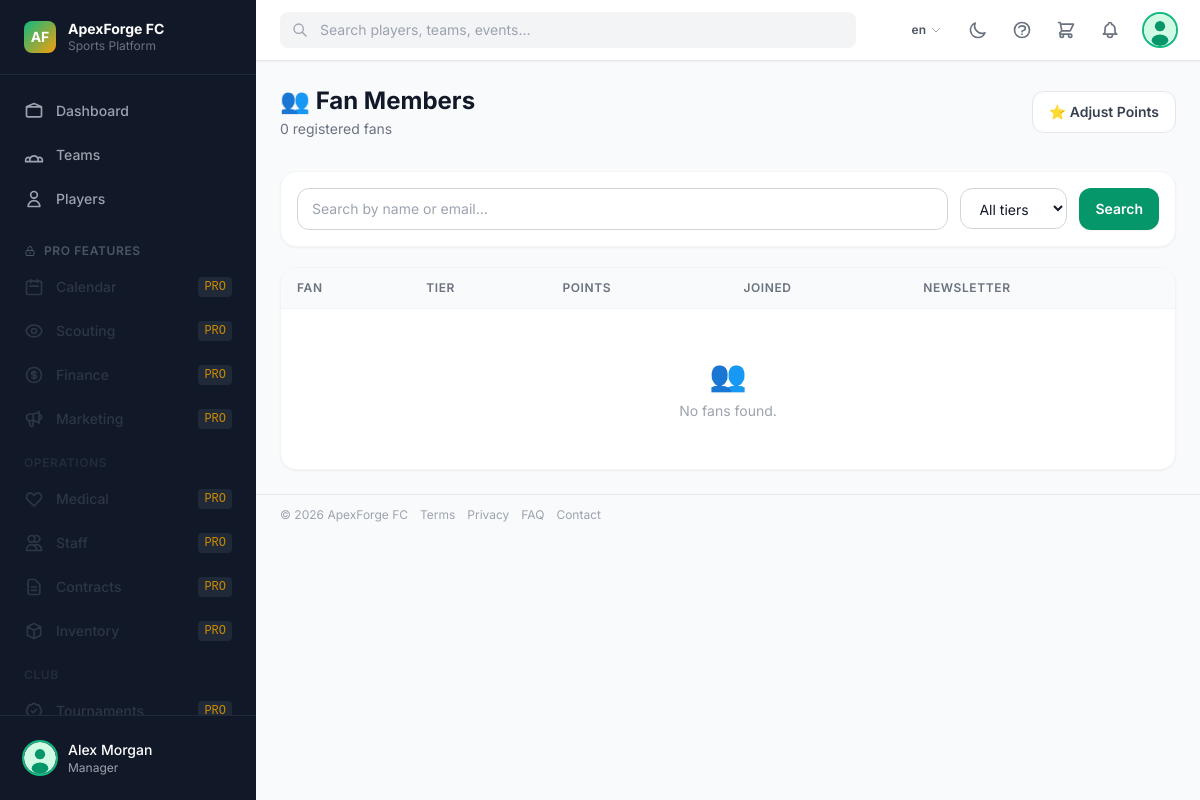
Screenshot of /fans/admin/fans/ (signed in) with the database file from the repository.
### core/models.py (models this page shows, shortened)
class ClubBranding(models.Model):
    name            = models.CharField(_("club name"), max_length=200, default="ApexForge FC")
    tagline         = models.CharField(max_length=300, blank=True)
    logo            = models.ImageField(upload_to="branding/", blank=True, null=True)
    primary_color   = models.CharField(max_length=7, default="#059669")   # emerald-600
    secondary_color = models.CharField(max_length=7, default="#f59e0b")   # amber-500
    founded_year    = models.PositiveSmallIntegerField(null=True, blank=True)
    city            = models.CharField(max_length=100, blank=True)
    country         = models.CharField(max_length=100, blank=True)
    website         = models.URLField(blank=True)
    email           = models.EmailField(blank=True)
    phone           = models.CharField(max_length=30, blank=True)
    twitter         = models.CharField(max_length=100, blank=True)
    instagram       = models.CharField(max_length=100, blank=True)
    facebook        = models.CharField(max_length=100, blank=True)
    youtube         = models.CharField(max_length=100, blank=True)
    tiktok          = models.CharField(max_length=100, blank=True)
    linkedin        = models.CharField(max_length=100, blank=True)
    discord         = models.CharField(max_length=100, blank=True)
    twitch          = models.CharField(max_length=100, blank=True)
    description     = models.TextField(blank=True)
    updated_at      = models.DateTimeField(auto_now=True)
    class Meta:
        verbose_name = _("club branding")
    @classmethod
    def get_solo(cls):
        obj, _ = cls.objects.get_or_create(pk=1)
        return obj

### accounts/models.py (models this page shows, shortened)
class User(AbstractBaseUser, PermissionsMixin):
    class Role(models.TextChoices):
        SUPER_ADMIN   = "super_admin",   _("Super Admin")
        CLUB_OWNER    = "club_owner",    _("Club Owner / Entrepreneur")
        MANAGER       = "manager",       _("Manager")
        COACH         = "coach",         _("Coach")
        ATHLETE       = "athlete",       _("Athlete / Player")
        SCOUT         = "scout",         _("Scout")
        FAN_INVESTOR  = "fan_investor",  _("Fan / Investor")
    email      = models.EmailField(_("email address"), unique=True)
    first_name = models.CharField(_("first name"), max_length=150, blank=True)
    last_name  = models.CharField(_("last name"),  max_length=150, blank=True)
    role       = models.CharField(_("role"), max_length=30, choices=Role.choices, default=Role.FAN_INVESTOR)
    is_active  = models.BooleanField(default=True)
    is_staff   = models.BooleanField(default=False)
    date_joined = models.DateTimeField(default=timezone.now)
    USERNAME_FIELD  = "email"
    REQUIRED_FIELDS = ["first_name", "last_name"]
    objects = UserManager()
    class Meta:
        verbose_name = _("user")
        verbose_name_plural = _("users")
        ordering = ["email"]
    def get_full_name(self):
        return f"{self.first_name} {self.last_name}".strip()
    @property
    def can_manage(self):
        return self.role in (
            self.Role.SUPER_ADMIN,
            self.Role.CLUB_OWNER,
            self.Role.MANAGER,
        )

### fans/views.py (the view, shortened to what this page needs)
# urls.py: path("admin/fans/",                               views.fan_list,                 name="fan_list"),
@manager_required
def fan_list(request):
    from django.core.paginator import Paginator
    q = request.GET.get("q", "")
    tier = request.GET.get("tier", "")
    fans = FanProfile.objects.select_related("user").order_by("-created_at")
    if tier:
        fans = fans.filter(tier=tier)
    paginator = Paginator(fans, 25)
    page = paginator.get_page(request.GET.get("page", 1))
    return render(request, "fans/fan_list.html", {
        "page": page,
        "tier_choices": MembershipTier.choices,
        "q": q,
        "current_tier": tier,
    })

### templates/fans/fan_list.html (shortened to what this page needs)
{% extends "base.html" %}
{% load i18n humanize %}
{% block page_header %}
<div class="px-4 lg:px-6 pt-6 pb-2 flex items-center justify-between flex-wrap gap-3">
  <div>
    <h1 class="text-2xl font-bold text-gray-900 dark:text-white">👥 {% trans "Fan Members" %}</h1>
    <p class="text-sm text-gray-500 mt-0.5">{{ page.paginator.count }} {% trans "registered fans" %}</p>
  </div>
  <a href="{% url 'fans:loyalty_adjust' %}" class="btn-secondary text-sm">⭐ {% trans "Adjust Points" %}</a>
</div>
{% endblock %}
{% block content %}
<div class="card p-4 mb-5 flex flex-wrap gap-3 items-end">
  <form method="get" class="flex flex-wrap gap-3 flex-1">
    <div class="flex-1 min-w-48">
      <input type="text" name="q" value="{{ q }}"
             placeholder="{% trans 'Search by name or email…' %}"
             class="form-input w-full">
    </div>
    <div>
      <select name="tier" class="form-select">
        <option value="">{% trans "All tiers" %}</option>
      </select>
    </div>
    <button type="submit" class="btn-primary">{% trans "Search" %}</button>
  </form>
</div>
<div class="card overflow-hidden">
  <div class="overflow-x-auto">
    <table class="min-w-full divide-y divide-gray-100 dark:divide-gray-700 text-sm">
      <thead class="bg-gray-50 dark:bg-gray-700/50">
        <tr>
          <th class="px-4 py-3 text-left text-xs font-semibold text-gray-500 uppercase tracking-wider">{% trans "Fan" %}</th>
          <th class="px-4 py-3 text-left text-xs font-semibold text-gray-500 uppercase tracking-wider">{% trans "Tier" %}</th>
          <th class="px-4 py-3 text-left text-xs font-semibold text-gray-500 uppercase tracking-wider">{% trans "Points" %}</th>
          <th class="px-4 py-3 text-left text-xs font-semibold text-gray-500 uppercase tracking-wider">{% trans "Joined" %}</th>
          <th class="px-4 py-3 text-left text-xs font-semibold text-gray-500 uppercase tracking-wider">{% trans "Newsletter" %}</th>
        </tr>
      </thead>
      <tbody class="divide-y divide-gray-100 dark:divide-gray-700">
        {% for fan in page %}
        <tr class="hover:bg-gray-50 dark:hover:bg-gray-700/30">
          <td class="px-4 py-3">
            <div class="flex items-center gap-3">
              {% if fan.avatar %}
                <img src="{{ fan.avatar.url }}" class="h-9 w-9 rounded-full object-cover shrink-0">
              {% else %}
                <div class="h-9 w-9 rounded-full bg-gradient-to-br from-primary-500 to-accent-500 flex items-center justify-center shrink-0">
                  <span class="text-white font-bold text-sm">{{ fan.user.first_name|first|default:"?" }}</span>
                </div>
              {% endif %}
              <div>
                <p class="font-medium text-gray-900 dark:text-white">{{ fan.user.get_full_name|default:fan.user.email }}</p>
                <p class="text-xs text-gray-500">{{ fan.user.email }}</p>
              </div>
            </div>
          </td>
          <td class="px-4 py-3">
            <span class="inline-flex items-center gap-1 px-2 py-0.5 rounded-full text-xs font-semibold
              {% if fan.tier == 'platinum' %}bg-violet-100 dark:bg-violet-900/40 text-violet-600
              {% elif fan.tier == 'gold' %}bg-amber-100 dark:bg-amber-900/40 text-amber-600
              {% elif fan.tier == 'silver' %}bg-gray-100 dark:bg-gray-700 text-gray-500
              {% else %}bg-orange-100 dark:bg-orange-900/40 text-orange-600{% endif %}">
              ★ {{ fan.get_tier_display }}
            </span>
          </td>
          <td class="px-4 py-3 font-semibold text-primary-600">{{ fan.loyalty_points|intcomma }}</td>
          <td class="px-4 py-3 text-gray-500">{{ fan.created_at|date:"j M Y" }}</td>
          <td class="px-4 py-3">
            {% if fan.newsletter_opt_in %}
              <span class="text-emerald-600 text-xs font-medium">✓ {% trans "Yes" %}</span>
            {% else %}
              <span class="text-gray-400 text-xs">— {% trans "No" %}</span>
            {% endif %}
          </td>
        </tr>
        {% empty %}
        <tr>
          <td colspan="5" class="px-4 py-12 text-center text-gray-400">
            <p class="text-3xl mb-2">👥</p>
            <p class="text-sm">{% trans "No fans found." %}</p>
          </td>
        </tr>
        {% endfor %}
      </tbody>
    </table>
  </div>
</div>
{% endblock %}

### templates/base.html (shortened to what this page needs)
{% load i18n static core_tags %}
<!DOCTYPE html>
<html lang="{{ LANGUAGE_CODE|default:'en' }}"
      x-data="apexApp()"
      x-bind:class="{ 'dark': darkMode }"
      x-init="init()">
<head>
  <script src="https://cdn.tailwindcss.com"></script>
</head>
<body class="bg-gray-50 dark:bg-gray-900 text-gray-900 dark:text-gray-100 font-sans antialiased min-h-screen">
  {% if user.is_authenticated %}
  <div class="flex h-screen overflow-hidden">
    <aside x-cloak
           :class="sidebarOpen ? 'translate-x-0' : '-translate-x-full lg:translate-x-0'"
           class="fixed inset-y-0 left-0 z-40 flex flex-col w-64 bg-gray-900 dark:bg-gray-950 transition-transform duration-300 ease-in-out lg:static lg:translate-x-0">
      <div class="flex items-center gap-3 px-6 py-5 border-b border-gray-800">
        <a href="{% url 'core:landing' %}" class="flex items-center gap-3 flex-1 min-w-0 hover:opacity-80 transition-opacity" title="{% trans 'Go to Home page' %}">
          {% if branding.logo %}
            <img src="{{ branding.logo.url }}" alt="Logo" class="h-8 w-8 rounded shrink-0">
          {% else %}
            <div class="h-8 w-8 rounded-lg bg-gradient-to-br from-primary-500 to-accent-500 flex items-center justify-center shrink-0">
              <span class="text-white font-bold text-sm">AF</span>
            </div>
          {% endif %}
          <div class="min-w-0">
            <p class="text-white font-bold text-sm leading-tight truncate">{{ branding.name }}</p>
            <p class="text-gray-500 text-xs">Sports Platform</p>
          </div>
        </a>
      </div>
      <nav class="flex-1 overflow-y-auto px-3 py-4 space-y-1 scrollbar-hide"
           x-init="$nextTick(() => {
             const active = $el.querySelector('a.bg-primary-600');
             if (active) {
               const navH  = $el.clientHeight;
               const itemT = active.getBoundingClientRect().top - $el.getBoundingClientRect().top;
               $el.scrollTop += itemT - navH / 2 + active.clientHeight / 2;
             }
           })">
        {% include "partials/sidebar_nav.html" %}
      </nav>
      <div class="px-4 py-4 border-t border-gray-800">
        <a href="{% url 'accounts:profile' %}" class="flex items-center gap-3 p-2 rounded-lg hover:bg-gray-800 transition-colors">
          <img src="{{ request.user.profile.avatar_url }}" alt="" class="h-8 w-8 rounded-full object-cover ring-2 ring-primary-500">
          <div class="flex-1 min-w-0">
            <p class="text-sm font-medium text-white truncate">{{ request.user.get_full_name }}</p>
            <p class="text-xs text-gray-400 truncate">{{ request.user.get_role_display }}</p>
          </div>
        </a>
      </div>
    </aside>
    <div class="flex-1 flex flex-col min-w-0 overflow-hidden">
      <header class="flex items-center gap-4 px-4 lg:px-6 py-3 bg-white dark:bg-gray-800 border-b border-gray-200 dark:border-gray-700 shadow-sm z-20">
        <div class="flex-1 max-w-xl" x-data="{ open: false }">
          <div class="relative">
            <svg class="absolute left-3 top-1/2 -translate-y-1/2 w-4 h-4 text-gray-400" fill="none" stroke="currentColor" viewBox="0 0 24 24">
              <path stroke-linecap="round" stroke-linejoin="round" stroke-width="2" d="M21 21l-6-6m2-5a7 7 0 11-14 0 7 7 0 0114 0"/>
            </svg>
            <input type="search"
                   placeholder="{% trans 'Search players, teams, events...' %}"
                   class="w-full pl-10 pr-4 py-2 text-sm bg-gray-100 dark:bg-gray-700 border-0 rounded-lg focus:ring-2 focus:ring-primary-500 dark:text-white"
                   hx-get="{% url 'core:search' %}"
                   hx-trigger="keyup changed delay:300ms"
                   hx-target="#search-results"
                   hx-swap="innerHTML"
                   name="q"
                   @focus="open = true"
                   @click.outside="open = false">
          </div>
        </div>
        <div class="flex items-center gap-2 ml-auto">
          {% get_current_language as CURRENT_LANG %}
          {% lang_url 'en' as lurl_en %}
          {% lang_url 'nl' as lurl_nl %}
          {% lang_url 'de' as lurl_de %}
          {% lang_url 'fr' as lurl_fr %}
          {% lang_url 'es' as lurl_es %}
          {% lang_url 'it' as lurl_it %}
          <div x-data="{ langOpen: false }" class="relative">
            <button @click="langOpen = !langOpen"
                    class="flex items-center gap-1 px-2.5 py-1.5 rounded-lg text-xs font-semibold
                           text-gray-600 dark:text-gray-300 hover:bg-gray-100 dark:hover:bg-gray-700 transition-colors">
              {{ CURRENT_LANG }}
              <svg class="w-3 h-3 opacity-50" fill="none" stroke="currentColor" viewBox="0 0 24 24">
                <path stroke-linecap="round" stroke-linejoin="round" stroke-width="2" d="M19 9l-7 7-7-7"/>
              </svg>
            </button>
          </div>
          <button @click="toggleDark()"
                  class="p-2 rounded-lg text-gray-500 hover:bg-gray-100 dark:hover:bg-gray-700">
            <svg x-cloak x-show="!darkMode" class="w-5 h-5" fill="none" stroke="currentColor" viewBox="0 0 24 24">
              <path stroke-linecap="round" stroke-linejoin="round" stroke-width="2" d="M20.354 15.354A9 9 0 018.646 3.646 9.003 9.003 0 0012 21a9.003 9.003 0 008.354-5.646z"/>
            </svg>
          </button>
          {% if request.user.can_manage %}
          <a href="{% url 'core:help' %}"
             title="Help Center"
             class="p-2 rounded-lg text-gray-500 hover:bg-gray-100 dark:hover:bg-gray-700 hover:text-primary-600 dark:hover:text-primary-400 transition-colors">
            <svg class="w-5 h-5" fill="none" stroke="currentColor" viewBox="0 0 24 24">
              <path stroke-linecap="round" stroke-linejoin="round" stroke-width="2"
                    d="M8.228 9c.549-1.165 2.03-2 3.772-2 2.21 0 4 1.343 4 3 0 1.4-1.278 2.575-3.006 2.907-.542.104-.994.54-.994 1.093m0 3h.01M21 12a9 9 0 11-18 0 9 9 0 0118 0z"/>
            </svg>
          </a>
          {% endif %}
          {% if request.user.is_authenticated %}
          {% include "partials/cart_badge.html" %}
          {% endif %}
          <div x-data="{ notifOpen: false }" class="relative">
            <button @click="notifOpen = !notifOpen; $nextTick(() => { if(notifOpen) htmx.trigger('#notif-panel', 'load') })"
                    class="relative p-2 rounded-lg text-gray-500 hover:bg-gray-100 dark:hover:bg-gray-700">
            </button>
          </div>
          <a href="{% url 'accounts:profile' %}" class="flex items-center gap-2 pl-2">
            <img src="{{ request.user.profile.avatar_url }}" alt="" class="h-8 w-8 rounded-full object-cover ring-2 ring-primary-500">
          </a>
        </div>
      </header>
      <main class="flex-1 overflow-y-auto">
        {% block page_header %}{% endblock %}
        <div class="px-4 lg:px-6 py-6">
          {% block content %}{% endblock %}
        </div>
        <footer class="border-t border-gray-200 dark:border-gray-700 px-4 lg:px-6 py-3 mt-auto shrink-0">
          <div class="flex flex-wrap items-center justify-between gap-2 text-xs text-gray-400 dark:text-gray-500">
            <div class="flex items-center gap-3 flex-wrap">
              <span>© {% now "Y" %} {{ branding.name }}</span>
              <a href="{% url 'core:terms' %}" class="hover:text-gray-600 dark:hover:text-gray-300 transition-colors">{% trans "Terms" %}</a>
              <a href="{% url 'core:privacy' %}" class="hover:text-gray-600 dark:hover:text-gray-300 transition-colors">{% trans "Privacy" %}</a>
              <a href="{% url 'core:public_faq' %}" class="hover:text-gray-600 dark:hover:text-gray-300 transition-colors">{% trans "FAQ" %}</a>
              <a href="{% url 'core:contact' %}" class="hover:text-gray-600 dark:hover:text-gray-300 transition-colors">{% trans "Contact" %}</a>
            </div>
          </div>
        </footer>
      </main>
    </div>
  </div>
  {% else %}
  {% block public_content %}{% endblock %}
  {% endif %}
</body>
</html>

### rows the page displays
ClubBranding: name "ApexForge FC"
User: user.get_full_name "Alex Morgan", user.role "Manager"

### other values shown
{{ CURRENT_LANG }} "en"
{{ page.paginator.count }} "0"
